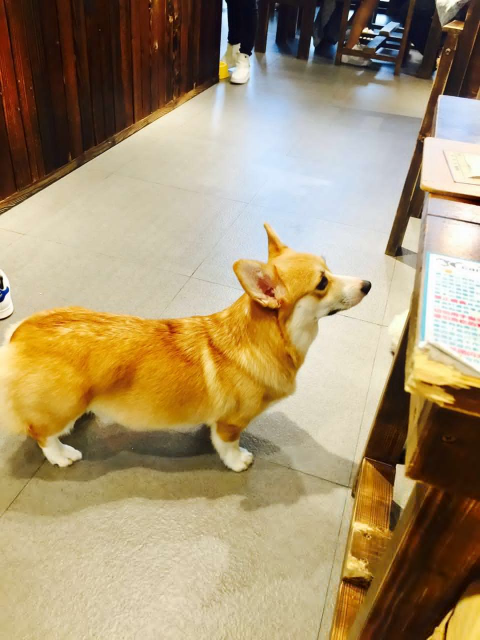
#> input picture Documents/workspace/python/pic1.jpeg, 960 x 1280 px (shown at 1/2 size)
$ python imageZip.py
#> lines starting #> are read from the running program, lines starting #| are printed output that depends on the picture
#!/usr/bin/env python
# -*- coding: utf-8 -*-

from PIL import Image
from PIL import ImageFile
ImageFile.LOAD_TRUNCATED_IMAGES = True
im = Image.open('../pic1.jpeg')
#> im is the input picture: PIL image 960x1280 RGB; mean R, G, B 165.8, 146.3, 111.6
print(im.format, im.size, im.mode)
#| JPEG (960, 1280) RGB
im.thumbnail((600,800))
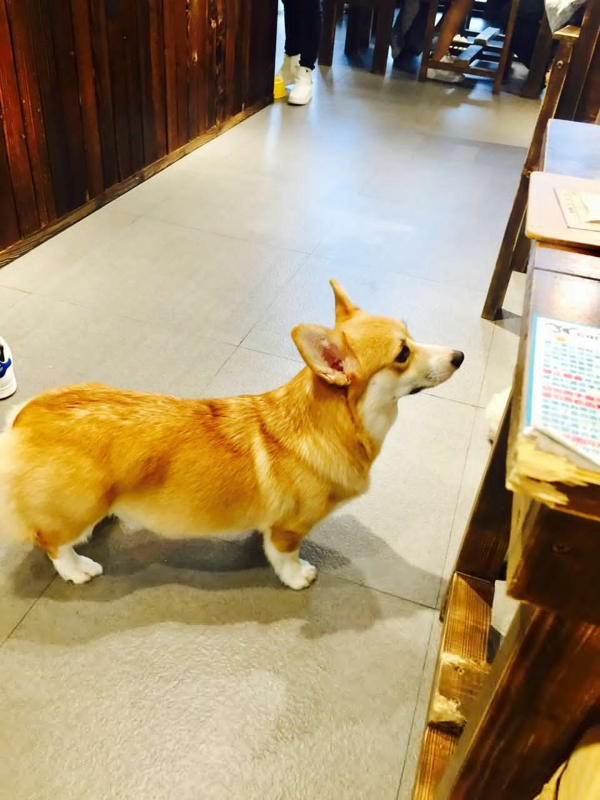
#> im: PIL image 600x800 RGB; mean R, G, B 165.8, 146.3, 111.7
im.save('thumb.jpg','JPEG')
